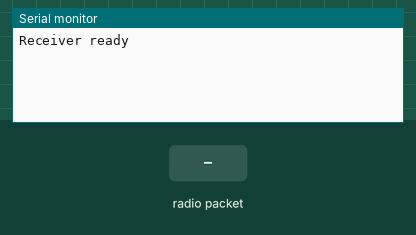
Simulated run of this sketch. Board: ESP32. On the bench: the last lines printed to the serial monitor. Inputs (shaded band) come from the test bench.

Above: at 1.2 s.
1.3 s: radio packet "1" arrives
At 2.5 s:
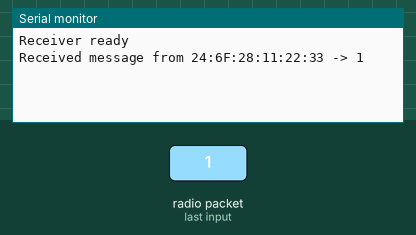
2.8 s: radio packet "0" arrives
At 3.9 s:
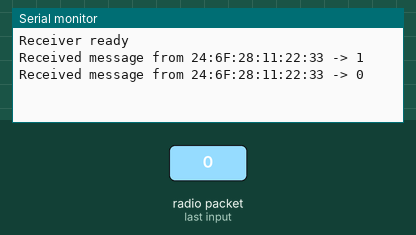
4.3 s: radio packet "2" arrives
At 5.0 s:
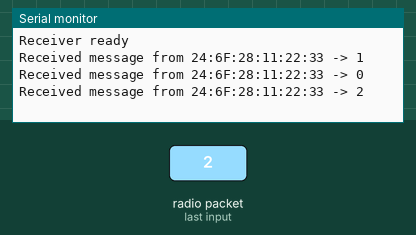

The sketch:

Receiver.ino
```cpp
/*
  Name: Receiver ESP
  Date: 17/07/2025
  Description: Here is the code for receiver esp32 board of the project.
*/
#include <WiFi.h>
#include <esp_now.h>

//Callout function for receiving a message
void dataReceive(const esp_now_recv_info_t *recvInfo, const uint8_t * inData, int len) {
  char macStr[18];
  snprintf(macStr, sizeof(macStr),
  "%02X:%02X:%02X:%02X:%02X:%02X",
  recvInfo->src_addr[0],recvInfo->src_addr[1],recvInfo->src_addr[2],recvInfo->src_addr[3],
  recvInfo->src_addr[4],recvInfo->src_addr[5]);
  char msg[len+1];
  memcpy(msg, inData, len);
  msg[len] = '\0';
  Serial.print("Received message from ");
  Serial.print(macStr);
  Serial.print(" -> ");
  Serial.println(msg);
}
void setup() {
  // put your setup code here, to run once:
  //Starting serial communication
  Serial.begin(115200);
  //STA mode
  WiFi.mode(WIFI_STA);
  //Disable automatic connection to AP
  WiFi.disconnect();

  if (esp_now_init() != ESP_OK) {
    Serial.println("Error initializing ESP-NOW");
    while(true) {
      delay(1000);
    }
  }
  //Registration of the callback
  esp_now_register_recv_cb(dataReceive);
  Serial.println("Receiver ready");

}
void loop() {
  // put your main code here, to run repeatedly:

}
```

Measured:
- after the input at 1.3 s, the serial monitor: prints a new line after 0.05 s (image 1)
- after the input at 2.8 s, the serial monitor: prints a new line after 0.05 s (image 2)
- after the input at 4.3 s, the serial monitor: prints a new line after 0.05 s (image 3)
